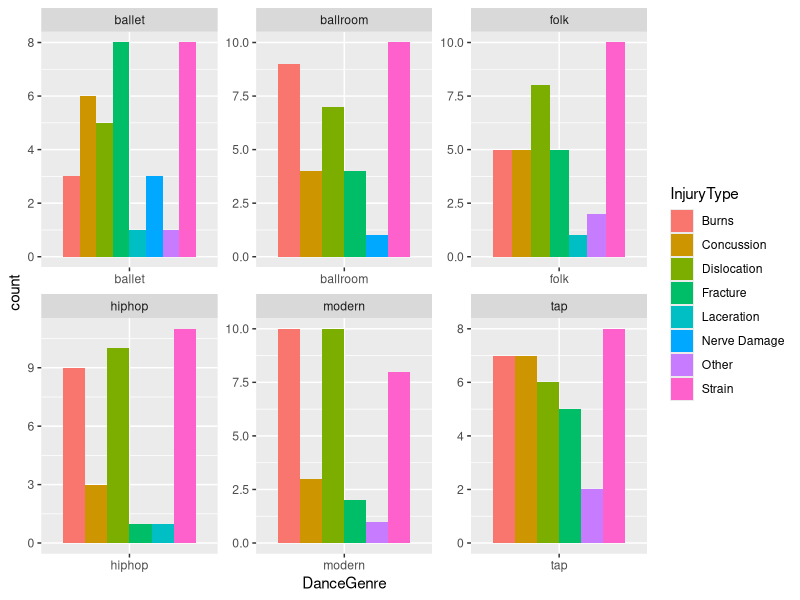

Generate this figure with R:
library(tidyverse)

data <- read.csv("Assignments/Assignment_4/fake_dance_data.csv")
data$PainScale <- as.numeric(data$PainScale)

ggplot(data, aes(x=DanceGenre, ..count..)) +
  geom_bar(aes(fill = InjuryType), position = "dodge") +
  facet_wrap(~DanceGenre, scales = "free")

